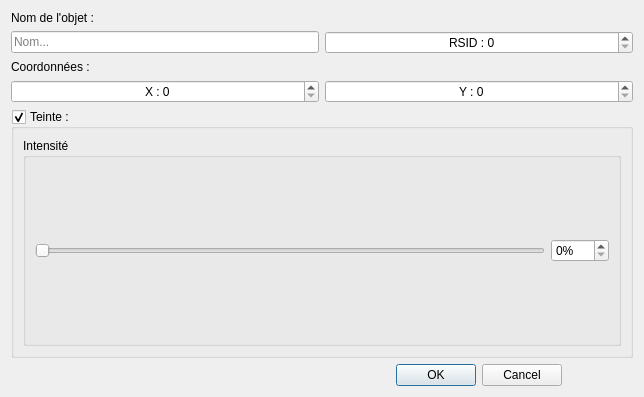
<?xml version="1.0" encoding="UTF-8"?>
<ui version="4.0">
 <class>NewMapItemDialog</class>
 <widget class="QDialog" name="NewMapItemDialog">
  <property name="windowModality">
   <enum>Qt::WindowModal</enum>
  </property>
  <property name="geometry">
   <rect>
    <x>0</x>
    <y>0</y>
    <width>644</width>
    <height>397</height>
   </rect>
  </property>
  <property name="sizePolicy">
   <sizepolicy hsizetype="Preferred" vsizetype="Preferred">
    <horstretch>0</horstretch>
    <verstretch>0</verstretch>
   </sizepolicy>
  </property>
  <property name="windowTitle">
   <string>Nouvel objet</string>
  </property>
  <property name="modal">
   <bool>true</bool>
  </property>
  <layout class="QGridLayout" name="gridLayout_2">
   <item row="0" column="0">
    <layout class="QGridLayout" name="gridLayout">
     <item row="0" column="0">
      <widget class="QLabel" name="label">
       <property name="sizePolicy">
        <sizepolicy hsizetype="Preferred" vsizetype="Maximum">
         <horstretch>0</horstretch>
         <verstretch>0</verstretch>
        </sizepolicy>
       </property>
       <property name="text">
        <string>Nom de l'objet :</string>
       </property>
      </widget>
     </item>
     <item row="1" column="0">
      <widget class="QLineEdit" name="text">
       <property name="sizePolicy">
        <sizepolicy hsizetype="Expanding" vsizetype="Maximum">
         <horstretch>0</horstretch>
         <verstretch>0</verstretch>
        </sizepolicy>
       </property>
       <property name="placeholderText">
        <string>Nom...</string>
       </property>
      </widget>
     </item>
     <item row="4" column="0">
      <widget class="QLabel" name="label_2">
       <property name="sizePolicy">
        <sizepolicy hsizetype="Preferred" vsizetype="Maximum">
         <horstretch>0</horstretch>
         <verstretch>0</verstretch>
        </sizepolicy>
       </property>
       <property name="text">
        <string>Coordonnées :</string>
       </property>
      </widget>
     </item>
     <item row="5" column="0">
      <widget class="QSpinBox" name="coordX">
       <property name="sizePolicy">
        <sizepolicy hsizetype="Minimum" vsizetype="Maximum">
         <horstretch>0</horstretch>
         <verstretch>0</verstretch>
        </sizepolicy>
       </property>
       <property name="alignment">
        <set>Qt::AlignCenter</set>
       </property>
       <property name="prefix">
        <string>X : </string>
       </property>
      </widget>
     </item>
     <item row="5" column="1">
      <widget class="QSpinBox" name="coordY">
       <property name="sizePolicy">
        <sizepolicy hsizetype="Minimum" vsizetype="Maximum">
         <horstretch>0</horstretch>
         <verstretch>0</verstretch>
        </sizepolicy>
       </property>
       <property name="alignment">
        <set>Qt::AlignCenter</set>
       </property>
       <property name="prefix">
        <string>Y : </string>
       </property>
      </widget>
     </item>
     <item row="1" column="1">
      <widget class="QSpinBox" name="RSIDSpinBox">
       <property name="alignment">
        <set>Qt::AlignCenter</set>
       </property>
       <property name="suffix">
        <string/>
       </property>
       <property name="prefix">
        <string>RSID : </string>
       </property>
       <property name="maximum">
        <number>2000000000</number>
       </property>
      </widget>
     </item>
     <item row="7" column="1">
      <widget class="QDialogButtonBox" name="buttonBox">
       <property name="sizePolicy">
        <sizepolicy hsizetype="Expanding" vsizetype="Maximum">
         <horstretch>0</horstretch>
         <verstretch>0</verstretch>
        </sizepolicy>
       </property>
       <property name="orientation">
        <enum>Qt::Horizontal</enum>
       </property>
       <property name="standardButtons">
        <set>QDialogButtonBox::Cancel|QDialogButtonBox::Ok</set>
       </property>
       <property name="centerButtons">
        <bool>true</bool>
       </property>
      </widget>
     </item>
     <item row="6" column="0" colspan="2">
      <widget class="QGroupBox" name="colorGroupBox">
       <property name="title">
        <string>Teinte :</string>
       </property>
       <property name="checkable">
        <bool>true</bool>
       </property>
       <layout class="QHBoxLayout" name="horizontalLayout">
        <item>
         <layout class="QVBoxLayout" name="verticalLayout">
          <item>
           <widget class="QGroupBox" name="groupBox">
            <property name="title">
             <string>Intensité</string>
            </property>
            <layout class="QHBoxLayout" name="horizontalLayout_3">
             <item>
              <widget class="QSlider" name="valueSlider">
               <property name="maximum">
                <number>100</number>
               </property>
               <property name="orientation">
                <enum>Qt::Horizontal</enum>
               </property>
              </widget>
             </item>
             <item>
              <widget class="QSpinBox" name="valueSB">
               <property name="accelerated">
                <bool>true</bool>
               </property>
               <property name="suffix">
                <string>%</string>
               </property>
               <property name="maximum">
                <number>100</number>
               </property>
              </widget>
             </item>
            </layout>
           </widget>
          </item>
          <item>
           <layout class="QHBoxLayout" name="colorLayout"/>
          </item>
         </layout>
        </item>
       </layout>
      </widget>
     </item>
    </layout>
   </item>
  </layout>
 </widget>
 <resources/>
 <connections/>
</ui>
